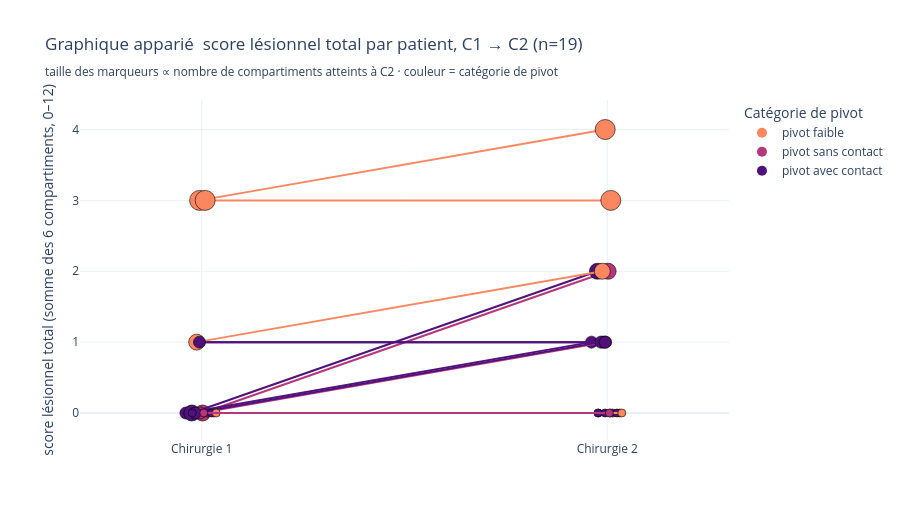

The notebook cell this image was saved under:
### Markdown cell above
## 3  Progression lésionnelle Chirurgie 1 → Chirurgie 2 ⭐ Question scientifique principale

Analyse appariée de l'évolution des scores lésionnels entre les deux chirurgies du même patient. Inclut le **graphique apparié principal**, un **diagramme alluvial** des transitions par compartiment, et le **modèle ordinal hiérarchique bayésien** considéré comme l'outil inférentiel principal.

### Code cell
# Fig 4  Graphique apparié du score lésionnel total ⭐ (FIGURE PHARE)
slope_df = risk_df[
    [
        "anonyme",
        "lesion_total_s1",
        "lesion_total_s2",
        "pivot_tier_lbl",
        "n_sites_affected_s2",
    ]
].copy()
jitter = RNG.uniform(-0.04, 0.04, size=len(slope_df))

fig = go.Figure()
for i, row in slope_df.iterrows():
    color = PIVOT_COLOR[row["pivot_tier_lbl"]]
    fig.add_trace(
        go.Scatter(
            x=[1 + jitter[i], 2 + jitter[i]],
            y=[row["lesion_total_s1"], row["lesion_total_s2"]],
            mode="lines+markers",
            line=dict(color=color, width=2),
            marker=dict(
                size=8 + 4 * row["n_sites_affected_s2"],
                color=color,
                line=dict(color="black", width=0.6),
            ),
            name=f"Patient {row['anonyme']}",
            hovertemplate=(
                "Patient %{text}<br>C1 : %{y}<br>"
                + "Catégorie : "
                + row["pivot_tier_lbl"]
                + "<extra></extra>"
            ),
            text=[row["anonyme"], row["anonyme"]],
            showlegend=False,
        )
    )

# Legend dummies for tier color
for tier in PIVOT_ORDER:
    fig.add_trace(
        go.Scatter(
            x=[None],
            y=[None],
            mode="markers",
            marker=dict(size=10, color=PIVOT_COLOR[tier]),
            name=tier,
        )
    )

fig.update_layout(
    title="Graphique apparié  score lésionnel total par patient, C1 → C2 (n=19)<br>"
    "<sub>taille des marqueurs ∝ nombre de compartiments atteints à C2 · couleur = catégorie de pivot</sub>",
    xaxis=dict(
        tickvals=[1, 2], ticktext=["Chirurgie 1", "Chirurgie 2"], range=[0.7, 2.3]
    ),
    yaxis_title="score lésionnel total (somme des 6 compartiments, 0–12)",
    height=520,
    legend=dict(title="Catégorie de pivot"),
)
fig.show()

### Figure 1 — Plotly figure (JSON) as saved in the notebook; plotly's stock layout.template omitted (floating-point values rounded to 4 significant figures)
{"data": [{"hovertemplate": "Patient %{text}<br>C1 : %{y}<br>Catégorie : pivot avec contact<extra></extra>", "line": {"color": "#4f127b", "width": 2}, "marker": {"color": "#4f127b", "line": {"color": "black", "width": 0.6}, "size": 8}, "mode": "lines+markers", "name": "Patient 1", "showlegend": false, "text": ["1", "1"], "type": "scatter", "x": [0.9781, 1.978], "y": [0, 0]}, {"hovertemplate": "Patient %{text}<br>C1 : %{y}<br>Catégorie : pivot sans contact<extra></extra>", "line": {"color": "#b5367a", "width": 2}, "marker": {"color": "#b5367a", "line": {"color": "black", "width": 0.6}, "size": 16}, "mode": "lines+markers", "name": "Patient 2", "showlegend": false, "text": ["2", "2"], "type": "scatter", "x": [1.002, 2.002], "y": [0, 2]}, {"hovertemplate": "Patient %{text}<br>C1 : %{y}<br>Catégorie : pivot avec contact<extra></extra>", "line": {"color": "#4f127b", "width": 2}, "marker": {"color": "#4f127b", "line": {"color": "black", "width": 0.6}, "size": 8}, "mode": "lines+markers", "name": "Patient 3", "showlegend": false, "text": ["3", "3"], "type": "scatter", "x": [0.9945, 1.994], "y": [0, 0]}, {"hovertemplate": "Patient %{text}<br>C1 : %{y}<br>Catégorie : pivot sans contact<extra></extra>", "line": {"color": "#b5367a", "width": 2}, "marker": {"color": "#b5367a", "line": {"color": "black", "width": 0.6}, "size": 8}, "mode": "lines+markers", "name": "Patient 4", "showlegend": false, "text": ["4", "4"], "type": "scatter", "x": [1.013, 2.013], "y": [0, 0]}, {"hovertemplate": "Patient %{text}<br>C1 : %{y}<br>Catégorie : pivot avec contact<extra></extra>", "line": {"color": "#4f127b", "width": 2}, "marker": {"color": "#4f127b", "line": {"color": "black", "width": 0.6}, "size": 12}, "mode": "lines+markers", "name": "Patient 5", "showlegend": false, "text": ["5", "5"], "type": "scatter", "x": [0.961, 1.961], "y": [0, 1]}, {"hovertemplate": "Patient %{text}<br>C1 : %{y}<br>Catégorie : pivot sans contact<extra></extra>", "line": {"color": "#b5367a", "width": 2}, "marker": {"color": "#b5367a", "line": {"color": "black", "width": 0.6}, "size": 12}, "mode": "lines+markers", "name": "Patient 6", "showlegend": false, "text": ["6", "6"], "type": "scatter", "x": [0.9958, 1.996], "y": [0, 1]}, {"hovertemplate": "Patient %{text}<br>C1 : %{y}<br>Catégorie : pivot avec contact<extra></extra>", "line": {"color": "#4f127b", "width": 2}, "marker": {"color": "#4f127b", "line": {"color": "black", "width": 0.6}, "size": 12}, "mode": "lines+markers", "name": "Patient 7", "showlegend": false, "text": ["7", "7"], "type": "scatter", "x": [0.9892, 1.989], "y": [1, 1]}, {"hovertemplate": "Patient %{text}<br>C1 : %{y}<br>Catégorie : pivot avec contact<extra></extra>", "line": {"color": "#4f127b", "width": 2}, "marker": {"color": "#4f127b", "line": {"color": "black", "width": 0.6}, "size": 16}, "mode": "lines+markers", "name": "Patient 8", "showlegend": false, "text": ["8", "8"], "type": "scatter", "x": [0.9756, 1.976], "y": [0, 2]}, {"hovertemplate": "Patient %{text}<br>C1 : %{y}<br>Catégorie : pivot sans contact<extra></extra>", "line": {"color": "#b5367a", "width": 2}, "marker": {"color": "#b5367a", "line": {"color": "black", "width": 0.6}, "size": 8}, "mode": "lines+markers", "name": "Patient 9", "showlegend": false, "text": ["9", "9"], "type": "scatter", "x": [1.008, 2.008], "y": [0, 0]}, {"hovertemplate": "Patient %{text}<br>C1 : %{y}<br>Catégorie : pivot faible<extra></extra>", "line": {"color": "#fb8761", "width": 2}, "marker": {"color": "#fb8761", "line": {"color": "black", "width": 0.6}, "size": 20}, "mode": "lines+markers", "name": "Patient 10", "showlegend": false, "text": ["10", "10"], "type": "scatter", "x": [0.9948, 1.995], "y": [3, 4]}, {"hovertemplate": "Patient %{text}<br>C1 : %{y}<br>Catégorie : pivot avec contact<extra></extra>", "line": {"color": "#4f127b", "width": 2}, "marker": {"color": "#4f127b", "line": {"color": "black", "width": 0.6}, "size": 12}, "mode": "lines+markers", "name": "Patient 11", "showlegend": false, "text": ["11", "11"], "type": "scatter", "x": [0.984, 1.984], "y": [0, 1]}, {"hovertemplate": "Patient %{text}<br>C1 : %{y}<br>Catégorie : pivot avec contact<extra></extra>", "line": {"color": "#4f127b", "width": 2}, "marker": {"color": "#4f127b", "line": {"color": "black", "width": 0.6}, "size": 8}, "mode": "lines+markers", "name": "Patient 12", "showlegend": false, "text": ["12", "12"], "type": "scatter", "x": [0.9768, 1.977], "y": [0, 0]}, {"hovertemplate": "Patient %{text}<br>C1 : %{y}<br>Catégorie : pivot avec contact<extra></extra>", "line": {"color": "#4f127b", "width": 2}, "marker": {"color": "#4f127b", "line": {"color": "black", "width": 0.6}, "size": 8}, "mode": "lines+markers", "name": "Patient 13", "showlegend": false, "text": ["13", "13"], "type": "scatter", "x": [1.03, 2.03], "y": [0, 0]}, {"hovertemplate": "Patient %{text}<br>C1 : %{y}<br>Catégorie : pivot avec contact<extra></extra>", "line": {"color": "#4f127b", "width": 2}, "marker": {"color": "#4f127b", "line": {"color": "black", "width": 0.6}, "size": 8}, "mode": "lines+markers", "name": "Patient 14", "showlegend": false, "text": ["14", "14"], "type": "scatter", "x": [1.024, 2.024], "y": [0, 0]}, {"hovertemplate": "Patient %{text}<br>C1 : %{y}<br>Catégorie : pivot faible<extra></extra>", "line": {"color": "#fb8761", "width": 2}, "marker": {"color": "#fb8761", "line": {"color": "black", "width": 0.6}, "size": 20}, "mode": "lines+markers", "name": "Patient 15", "showlegend": false, "text": ["15", "15"], "type": "scatter", "x": [1.009, 2.009], "y": [3, 3]}, {"hovertemplate": "Patient %{text}<br>C1 : %{y}<br>Catégorie : pivot faible<extra></extra>", "line": {"color": "#fb8761", "width": 2}, "marker": {"color": "#fb8761", "line": {"color": "black", "width": 0.6}, "size": 16}, "mode": "lines+markers", "name": "Patient 16", "showlegend": false, "text": ["16", "16"], "type": "scatter", "x": [0.9876, 1.988], "y": [1, 2]}, {"hovertemplate": "Patient %{text}<br>C1 : %{y}<br>Catégorie : pivot faible<extra></extra>", "line": {"color": "#fb8761", "width": 2}, "marker": {"color": "#fb8761", "line": {"color": "black", "width": 0.6}, "size": 8}, "mode": "lines+markers", "name": "Patient 17", "showlegend": false, "text": ["17", "17"], "type": "scatter", "x": [1.036, 2.036], "y": [0, 0]}, {"hovertemplate": "Patient %{text}<br>C1 : %{y}<br>Catégorie : pivot sans contact<extra></extra>", "line": {"color": "#b5367a", "width": 2}, "marker": {"color": "#b5367a", "line": {"color": "black", "width": 0.6}, "size": 8}, "mode": "lines+markers", "name": "Patient 18", "showlegend": false, "text": ["18", "18"], "type": "scatter", "x": [1.005, 2.005], "y": [0, 0]}, {"hovertemplate": "Patient %{text}<br>C1 : %{y}<br>Catégorie : pivot avec contact<extra></extra>", "line": {"color": "#4f127b", "width": 2}, "marker": {"color": "#4f127b", "line": {"color": "black", "width": 0.6}, "size": 12}, "mode": "lines+markers", "name": "Patient 19", "showlegend": false, "text": ["19", "19"], "type": "scatter", "x": [0.9946, 1.995], "y": [1, 1]}, {"marker": {"color": "#fb8761", "size": 10}, "mode": "markers", "name": "pivot faible", "type": "scatter", "x": [null], "y": [null]}, {"marker": {"color": "#b5367a", "size": 10}, "mode": "markers", "name": "pivot sans contact", "type": "scatter", "x": [null], "y": [null]}, {"marker": {"color": "#4f127b", "size": 10}, "mode": "markers", "name": "pivot avec contact", "type": "scatter", "x": [null], "y": [null]}], "layout": {"height": 520, "legend": {"title": {"text": "Catégorie de pivot"}}, "title": {"text": "Graphique apparié  score lésionnel total par patient, C1 → C2 (n=19)<br><sub>taille des marqueurs ∝ nombre de compartiments atteints à C2 · couleur = catégorie de pivot</sub>"}, "xaxis": {"range": [0.7, 2.3], "ticktext": ["Chirurgie 1", "Chirurgie 2"], "tickvals": [1, 2]}, "yaxis": {"title": {"text": "score lésionnel total (somme des 6 compartiments, 0–12)"}}}}
